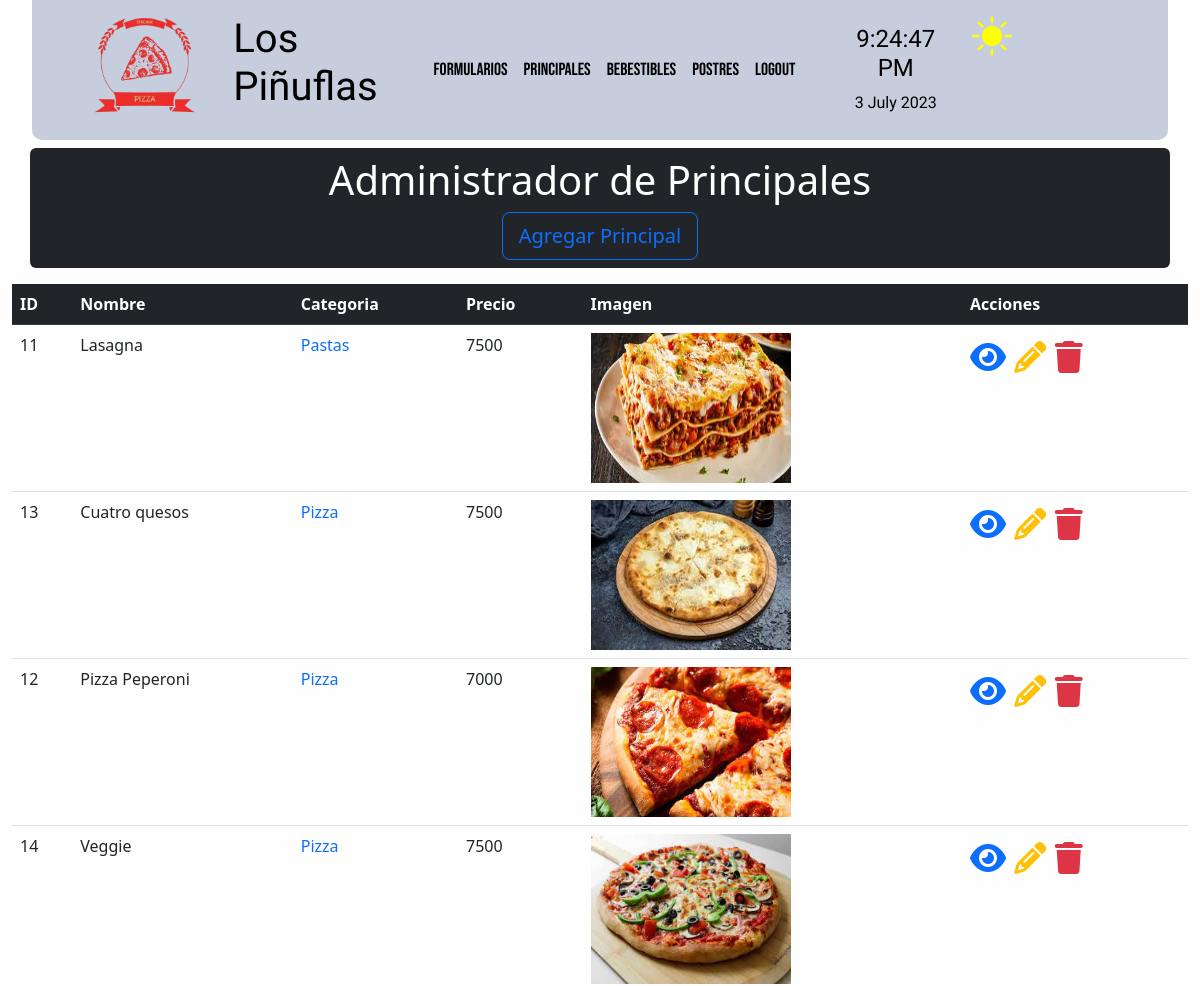
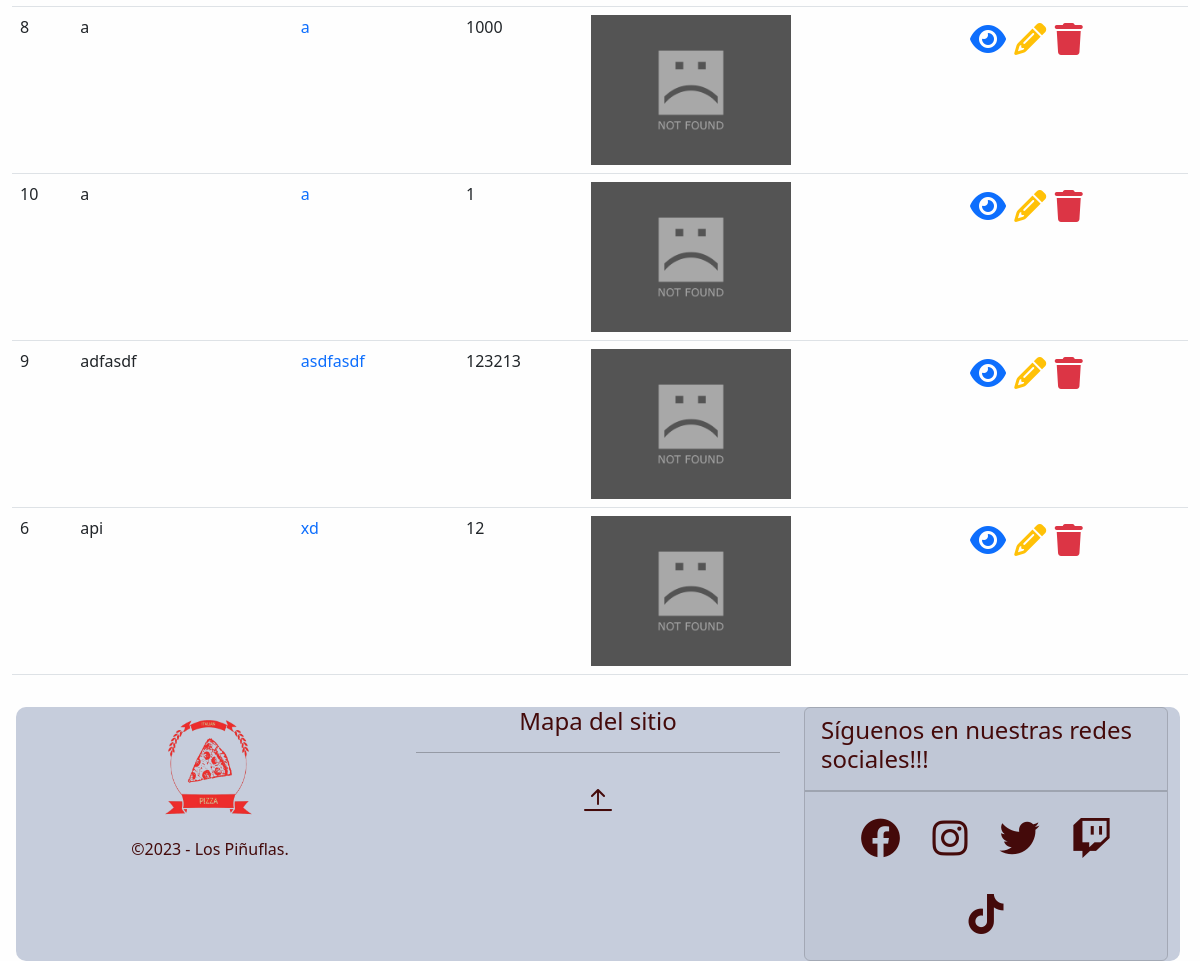
Page /crud/principales/ on the committed database (2 pictures, top to bottom).
### crud/models.py (models this page shows, shortened)
class Principal(models.Model):
    nombre=models.CharField(max_length=20)
    categoria=models.CharField(max_length=20)
    precio=models.IntegerField()
    image = models.ImageField(verbose_name='Imagen',upload_to='media/principal',null=True,blank=True)
    class Meta:
        verbose_name = 'principal'
        verbose_name_plural = 'principales'
        ordering = ['categoria','nombre']

### crud/views.py (the view)
# urls.py: path('principales/', principal_list),
def principal_list(request):
    context = {'principales': Principal.objects.all()}
    return render(request,'crud/principales.html',context)

### crud/templates/crud/principales.html (shortened to what this page needs)
{% extends 'crud/base.html' %}
{% load static %}
{% block content %}
<div class="container my-2 p-2 bg-dark text-white text-center rounded">
    <h1>Administrador de Principales</h1>
    <a class="btn btn-outline-primary btn-lg btn-block" href="{% url 'principal-new' %}">Agregar Principal</a>
</div>
<div class="container-fluid my-2">
    <div class="table-responsive">
        <table class="table">
            <thead class="table-dark">
                <tr>
                    <th>ID</th>
                    <th>Nombre</th>
                    <th>Categoria</th>
                    <th>Precio</th>
                    <th>Imagen</th>
                    <th>Acciones</th>
                </tr>
            </thead>
            <tbody>
                {% for principal in principales %}
                <tr>
                    <td>{{principal.id}}</td>
                    <td>{{principal.nombre}}</td>
                    <td>
                        <a class= "text-decoration-none" href="/crud/principales/categoria/{{principal.categoria}}">{{principal.categoria}}</a>
                    </td>
                    <td>{{principal.precio}}</td>
                    <td>
                        {% if principal.image %}
                        <img class="img-view" src="{{principal.image.url}}" alt="{{principal.title}}">
                        {% else%}
                        <img class="img-view" src="{% static 'crud/img/image_not_found.jpg' %}" alt="INF">
                        {% endif %}
                    </td>
                    <td>
                        <a class="text-decoration-none" href="{% url 'principal-detail' principal_id=principal.id %}">
                            <span class="text-primary fs-2">
                                <i class="fa-solid fa-eye"></i>
                            </span>
                        </a>
                        <a class="text-decoration-none" href="{% url 'principal-edit' principal_id=principal.id %}">
                            <span class="text-warning fs-2">
                                <i class="fa-solid fa-pencil"></i>
                            </span>
                        </a>
                        <a class="text-decoration-none"
                            href="{% url 'principal-delete' principal_id=principal.id %}">
                            <span class="text-danger fs-2">
                                <i class="fa-solid fa-trash"></i>
                            </span>
                        </a>
                    </td>
                </tr>
                {% endfor %}
            </tbody>
        </table>
    </div>
</div>
{% endblock %}

### core/static/core/css/colors.css (style rules this page uses)
:root,[new-data-bs-theme="light"] { --clr-light:#FFF9DE; --crl-dark:#67d4f5; --clr-primary:#5350ff; --clr-secondary:#FFD3B0; --clr-accent:#f54141; --clr-accent2:#440a0a; --bg-top-bottom:#c6cddc; --bg-middle:#fefefe; --text-top: black; --text-middle: black; --text-bottom:black; --fg: var(--clr-light); --bg: var(--crl-dark); }
body { background-color: #2C3333; }
.colors-middle { background: var(--bg-middle); color: var(--text-middle); transition: background-color 1.2s ease-in-out; }

### crud/static/crud/css/imagenes.css (style rules this page uses)
.img-view { height: 150px; width: 200px; }

### rows in the picture
Principal: id "11", nombre "Lasagna", categoria "Pastas", precio "7500", image (picture)
Principal: id "13", nombre "Cuatro quesos", categoria "Pizza", precio "7500", image (picture)
Principal: id "12", nombre "Pizza Peperoni", categoria "Pizza", precio "7000", image (picture)
Principal: id "14", nombre "Veggie", categoria "Pizza", precio "7500", image (picture)
Principal: id "8", nombre "a", categoria "a", precio "1000"
Principal: id "10", nombre "a", categoria "a", precio "1"
Principal: id "9", nombre "adfasdf", categoria "asdfasdf", precio "123213"
Principal: id "6", nombre "api", categoria "xd", precio "12"
